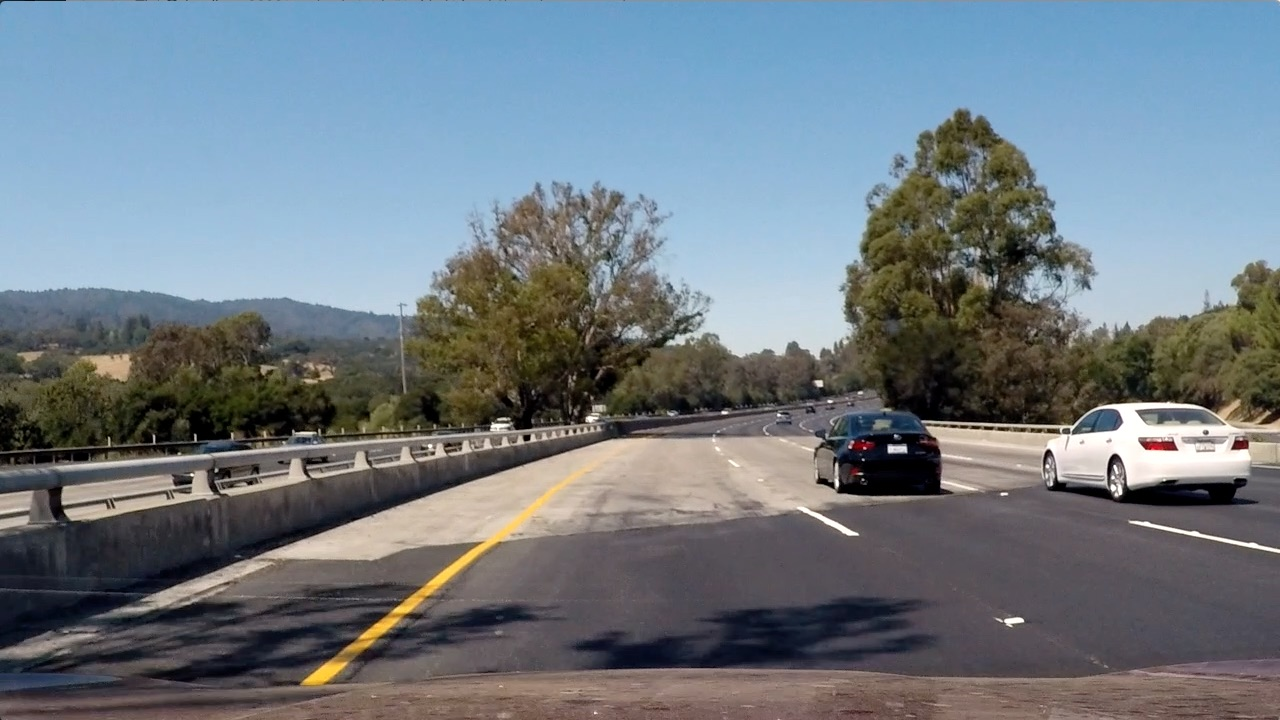
#> input picture test_images/test4.jpg, 1280 x 720 px
$ python thresholded_binary.py
#> lines starting #> are read from the running program, lines starting #| are printed output that depends on the picture; after the words box and inside, x2 and y2 are one past the last pixel; in counts of white or black regions, pixels touching at a corner belong together
### undistort.py
import numpy as np
import cv2


calibration = np.load('camera_cal/calib.npz')
#> (reads camera_cal/calib.npz from the repository)
mtx = calibration['mtx']
dist = calibration['dist']


def undistort(img):
    """Undistort an image using the lecture approach (getOptimalNewCameraMatrix)."""
    h, w = img.shape[:2]
#> h = 720; w = 1280
    newCameraMtx, roi = cv2.getOptimalNewCameraMatrix(mtx, dist, (w, h), 0, (w, h))
#> newCameraMtx = [[1044.4, 0, 680.3], [0, 1121, 390.6], [0, 0, 1]]; roi = (0, 0, 1279, 719)
    return cv2.undistort(img, mtx, dist, None, newCameraMtx)

# [9 lines that do not run on import are left out]

### thresholded_binary.py
import numpy as np
import cv2 as cv

from undistort import undistort


def sobel_x_mask(img, thresh=40, ksize=3):
    """Binary mask of vertical edges (Sobel along the X axis)."""
#> called with thresh = 40, ksize = 3
    gray = cv.cvtColor(img, cv.COLOR_BGR2GRAY)
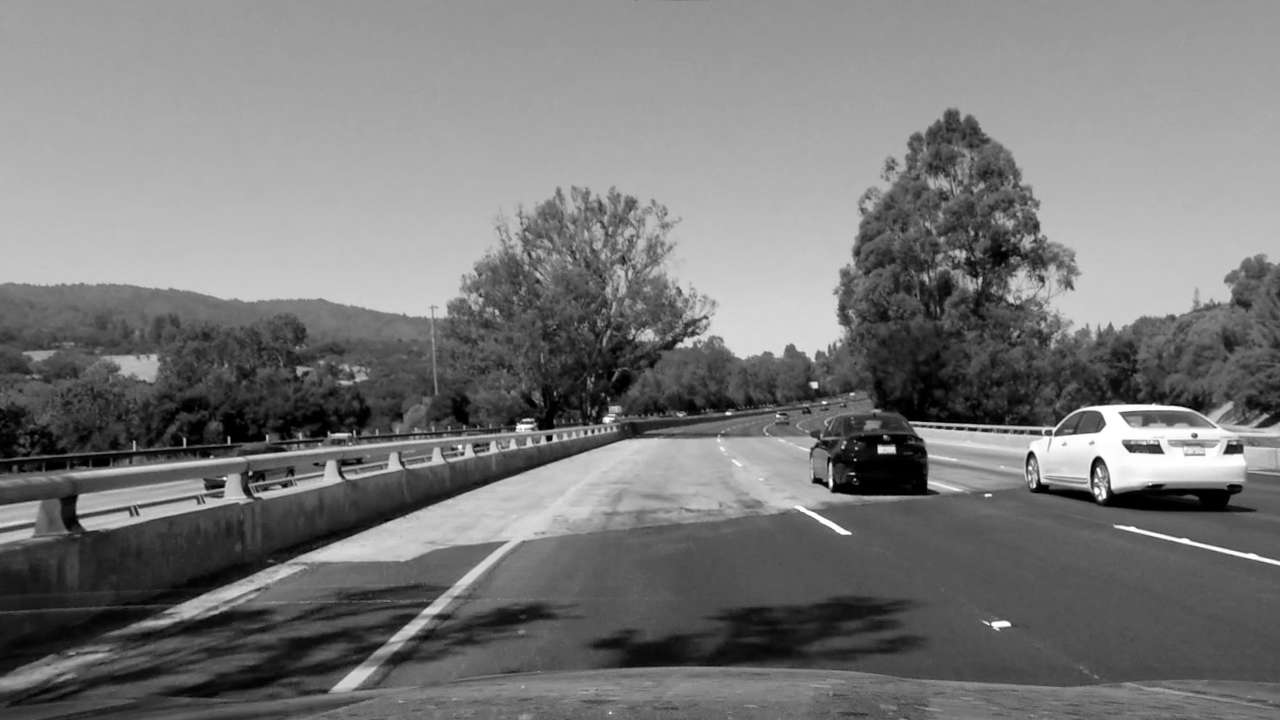
#> gray: shape (720, 1280); min 0, max 255, mean 120.5
    gray = cv.GaussianBlur(gray, (5, 5), 0)
    sobelX = cv.Sobel(gray, ddepth=cv.CV_32F, dx=1, dy=0, ksize=ksize)
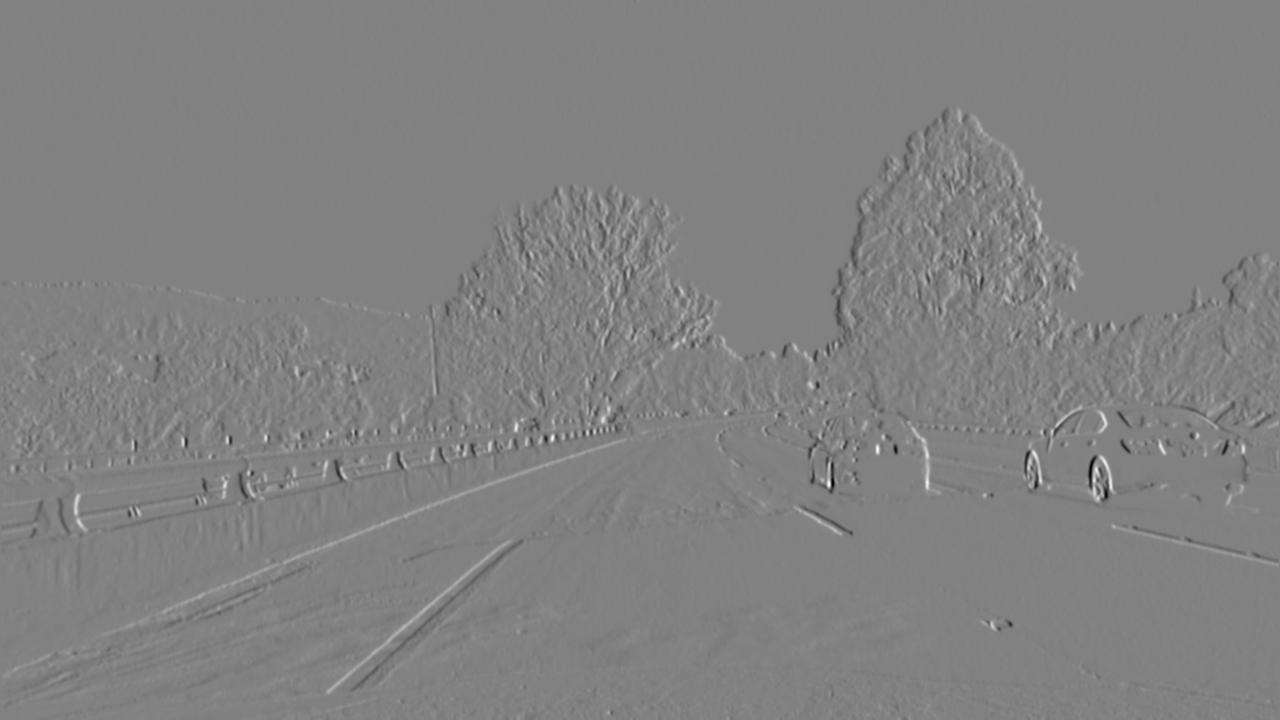
#> sobelX: shape (720, 1280) float32; min -527, max 512, mean 0.1; drawn with min black and max white
    absX = np.absolute(sobelX)
    scaled = np.uint8(255 * absX / np.max(absX))
    _, mask = cv.threshold(scaled, thresh, 255, cv.THRESH_BINARY)
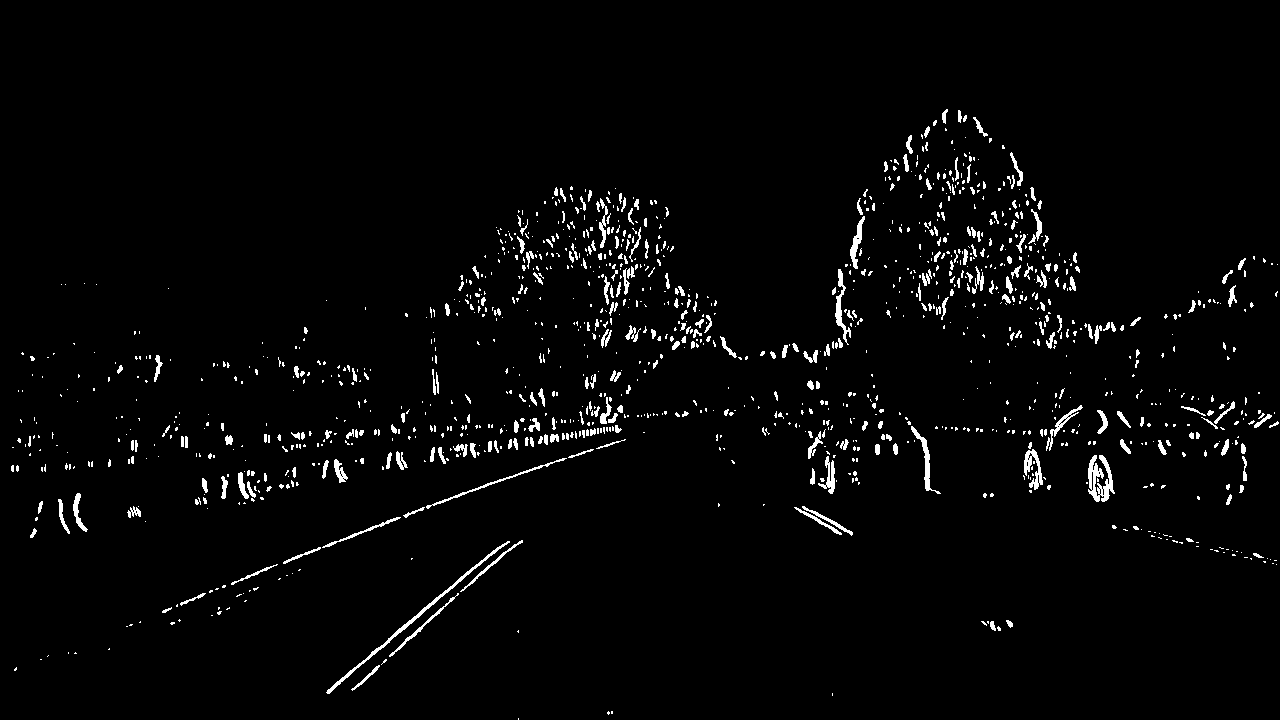
#> mask: shape (720, 1280); 2.6% white in thin lines or dots, all inside (x1, y1, x2, y2) = (11, 109, 1279, 720)
    return mask


def color_mask(img):
    """Binary mask of yellow and white lane markings in HSV."""
    hsv = cv.cvtColor(img, cv.COLOR_BGR2HSV)
#> hsv: shape (720, 1280, 3); mean H, S, V 81.5, 70.8, 140.6
    yellow = cv.inRange(hsv, np.array([15, 80, 60]), np.array([35, 255, 255]))
#> yellow: shape (720, 1280); 7.5% white; 448 white regions (396 under 20 px), largest, box (x1, y1, x2, y2) and area: (841, 177, 1280, 426) 27256, (364, 258, 606, 436) 16026, (3, 336, 192, 434) 5943
    white = cv.inRange(hsv, np.array([0, 0, 200]), np.array([179, 30, 255]))
#> white: shape (720, 1280); 2.1% white; 243 white regions (201 under 20 px), largest, box (x1, y1, x2, y2) and area: (1025, 404, 1246, 489) 9428, (679, 295, 844, 361) 4559, (1059, 294, 1194, 332) 1515
    return cv.bitwise_or(yellow, white)
#> returned value: shape (720, 1280); 9.6% white; 691 white regions (597 under 20 px), largest, box (x1, y1, x2, y2) and area: (841, 177, 1280, 426) 27256, (364, 258, 606, 436) 16026, (1025, 404, 1246, 489) 9428


def threshold(img):
    """Combine gradient and color into one binary image and remove small specks."""
    combined = cv.bitwise_or(sobel_x_mask(img), color_mask(img))
#> combined: shape (720, 1280); 11.7% white; 1224 white regions (972 under 20 px), largest, box (x1, y1, x2, y2) and area: (672, 174, 1280, 502) 47047, (359, 258, 610, 436) 16651, (3, 336, 192, 439) 5999
    kernel = np.ones((3, 3), np.uint8)
    return cv.morphologyEx(combined, cv.MORPH_OPEN, kernel)
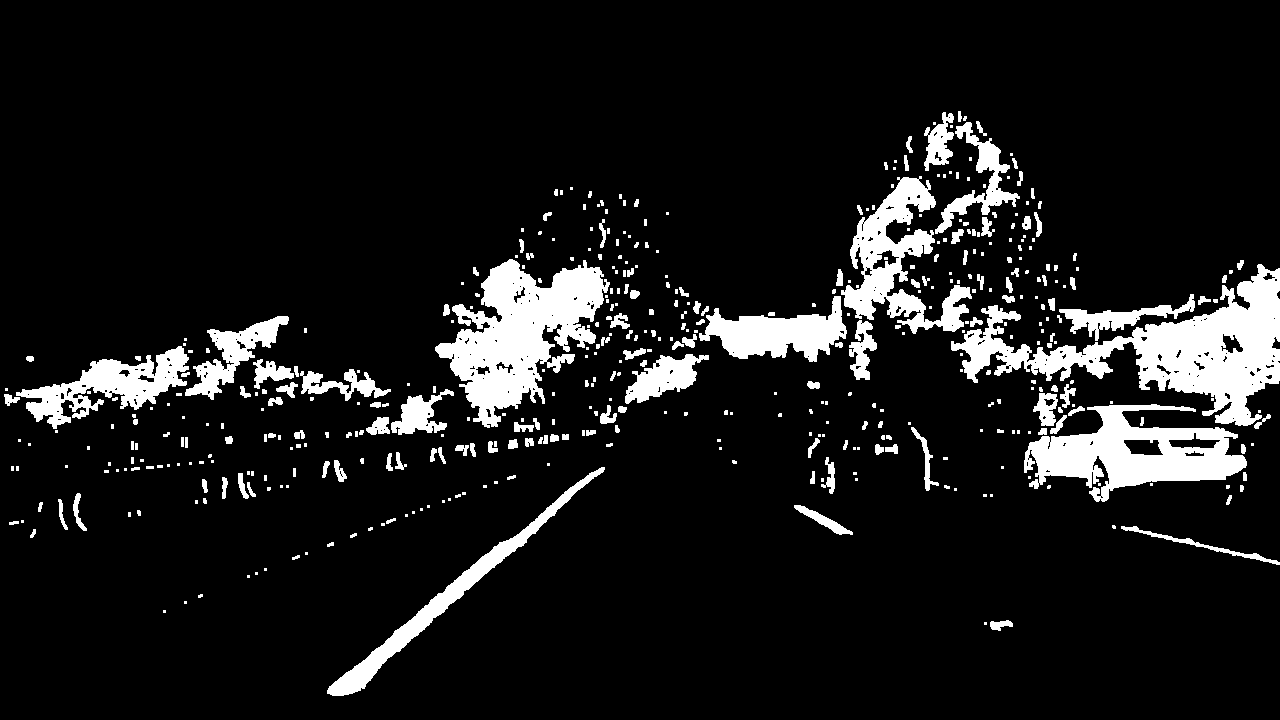
#> returned value: shape (720, 1280); 10.1% white; 469 white regions (268 under 20 px), largest, box (x1, y1, x2, y2) and area: (951, 264, 1280, 426) 17318, (435, 259, 610, 428) 14182, (1024, 404, 1247, 502) 10511

if __name__ == '__main__':
    img = undistort(cv.imread('test_images/test4.jpg'))

    combined = threshold(img)

    cv.imwrite('docs/binary_combo_example.png', combined)

    cv.imshow('Tresholded binary', combined)
    cv.waitKey(0)
    cv.destroyAllWindows()
